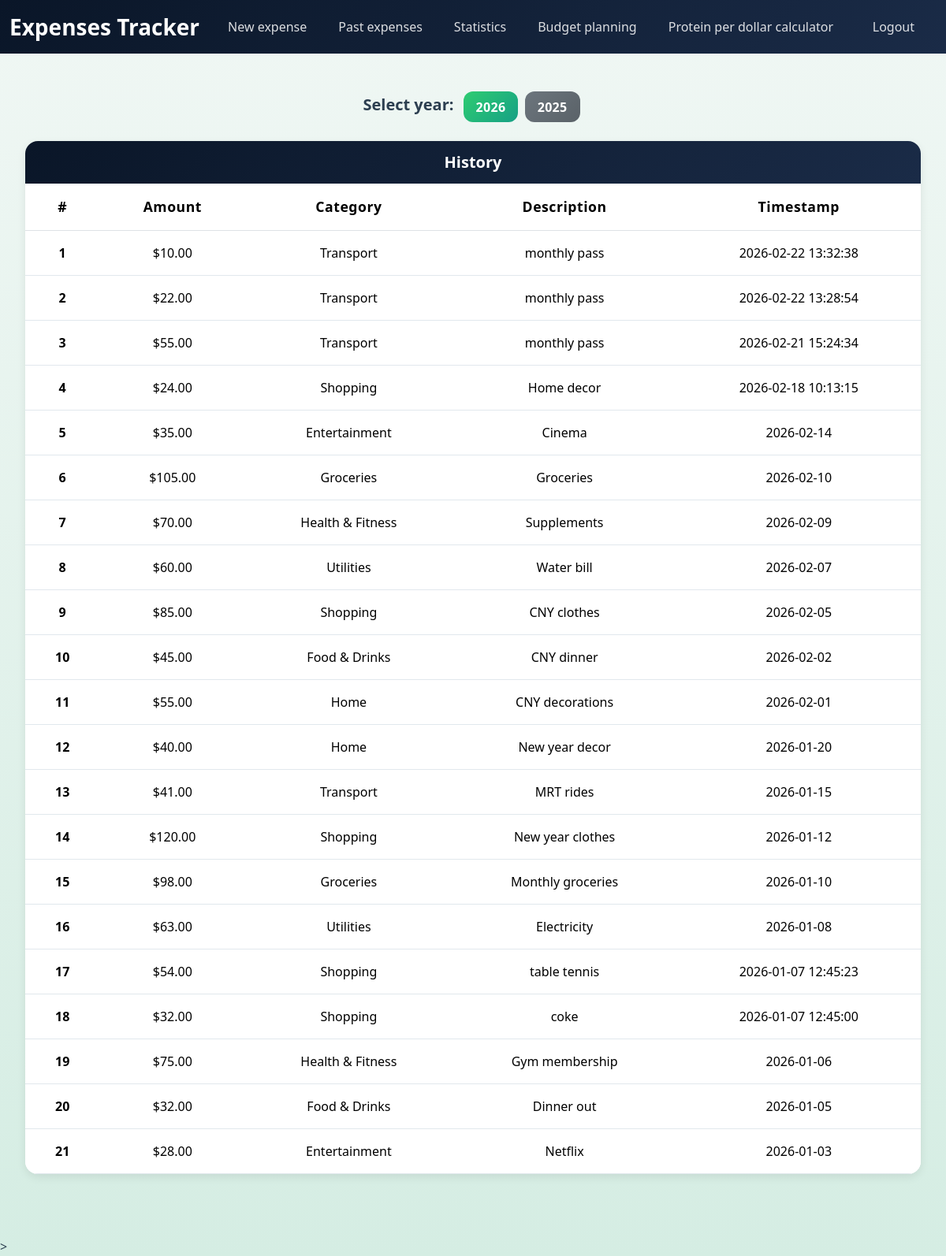
Screenshot of /history (signed in) with the database file from the repository.
### tables this page shows
CREATE TABLE 'expenses' (id INTEGER PRIMARY KEY AUTOINCREMENT NOT NULL, user_id INTEGER NOT NULL, category TEXT NOT NULL, amount REAL NOT NULL, description TEXT, date TIMESTAMP DEFAULT CURRENT_TIMESTAMP, FOREIGN KEY(user_id) REFERENCES users(id));

### app.py (the view)
@app.route("/history")
@login_required
def history():
    now = datetime.datetime.now()
    current_year = int(now.year)
    year = int(request.args.get("year", str(current_year)))
    all_years = db.execute(
        "SELECT DISTINCT strftime('%Y', date) AS year FROM expenses WHERE user_id = ? AND date IS NOT NULL ORDER BY year DESC", session["user_id"])
    years = []
    for row in all_years:
        if row["year"] is not None:
            years.append(int(row["year"]))
    if year not in years:
        years.insert(0, current_year)
    history = db.execute(
        "SELECT * FROM expenses WHERE user_id = ? AND strftime('%Y', date) = ? ORDER BY date DESC", session["user_id"], str(year))
    if not history:
        return render_template("history.html", history=None, years=None, selected_year=year, no_data=True)
    return render_template("history.html", history=history, years=years, selected_year=year)

### app.py (called while the page is built)
@app.after_request
def after_request(response):
    response.headers["Cache-Control"] = "no-cache, no-store, must-revalidate"
    response.headers["Expires"] = 0
    response.headers["Pragma"] = "no-cache"
    return response

### helpers.py (called while the page is built)
def login_required(f):
    @wraps(f)
    def decorated_function(*args, **kwargs):
        if session.get("user_id") is None:
            return redirect ("/login")
        return f(*args, **kwargs)
    return decorated_function

### templates/history.html (shortened to what this page needs)
{% extends "layout.html" %}
{% block main %}
    {% if no_data%}
    <div class = "card text-center mt-4 py-4">
            <p class = "fw-bold fs-5 mb-1">Nothing here yet!</p>
            <p class="form-label text-center">Start tracking your spending by adding your first <a class="card-link" href = "/add">Expense.</a></p>
    </div>
    {%else%}
    <div>
        <div class="text-center mb-4">
            <span class="fw-bold me-2 fs-5">Select year:</span>
            {% for year in years %}
                <a href="?year={{ year }}" class="btn btn-sm {% if year == selected_year %}btn-primary{% else %}btn-secondary{% endif %} me-1">
                    {{ year }}
                </a>
            {% endfor %}
        </div>
        <table class="table custom-table">
            <thead>
                <tr>
                    <th colspan="5" scope="row">History</th>
                </tr>
                <tr>
                    <th scope="col">#</th>
                    <th scope="col">Amount</th>
                    <th scope="col">Category</th>
                    <th scope="col">Description</th>
                    <th scope="col">Timestamp</th>
                </tr>
            </thead>
            <tbody>
                {% for entry in history %}
                    <tr>
                        <th scope="row">{{loop.index}}</th>
                        <td>${{"%.2f" | format(entry.amount)}}</td>
                        <td>{{entry.category}}</td>
                        <td>{{entry.description}}</td>
                        <td>{{entry.date}}</td>
                    </tr>
                {% endfor %}
            </tbody>
        </table>
    </div>
{%endif%}
{% endblock %}

### static/styles.css (style rules this page uses)
:root { --primary-dark: #0a1628; --primary-navy: #1a2b47; --accent-emerald: #2ecc71; --accent-teal: #16a085; --warning: #f39c12; --danger: #e74c3c; --white: #ffffff; --medium-gray: #e1e8ed; --dark-gray: #6c757d; --text-dark: #2c3e50; }
body { background: linear-gradient(180deg, #f0f7f4 0%, #d5ede3 100%); color: #2c3e50; min-height: 100vh; }
.custom-table { background: var(--white) !important; overflow: hidden !important; border-radius: 16px !important; box-shadow: 0 4px 12px rgba(0, 0, 0, 0.08) !important; margin-bottom: 2rem !important; border-collapse: separate !important; border-spacing: 0; text-align: center; }
.custom-table thead tr:first-child th { background: linear-gradient(135deg, var(--primary-dark), var(--primary-navy)) !important; color: var(--white) !important; font-size: 1.25rem; font-weight: 700; padding: 0.75rem; border: none; text-align: center; }
.custom-table thead tr:nth-child(2) th { color: black; !important; font-weight: 700 !important; font-size: 1.1rem !important; letter-spacing: 0.03em !important; padding: 1rem 1.25rem !important; }
.custom-table tbody tr { border-bottom: 1px solid var(--medium-gray) !important; }
.custom-table tbody td, .custom-table tbody th { padding: 1rem 1.25rem !important; vertical-align: middle !important; color: black; !important; text-align: center; }
.btn { padding: 0.475rem 1rem !important; font-size: 1rem !important; font-weight: 600 !important; border: none !important; border-radius: 12px; cursor: pointer; position: relative; overflow: hidden; text-transform: none; letter-spacing: 0.02em; }
.btn-primary { background: linear-gradient(135deg, var(--accent-emerald), var(--accent-teal)) !important; color: var(--white) !important; }
.btn-secondary { background: linear-gradient(135deg, var(--dark-gray), #5a6268) !important; color: var(--white) !important; }

### rows the page displays
expenses: amount "10.00", category "Transport", description "monthly pass", date "2026-02-22 13:32:38"
expenses: amount "22.00", category "Transport", description "monthly pass", date "2026-02-22 13:28:54"
expenses: amount "55.00", category "Transport", description "monthly pass", date "2026-02-21 15:24:34"
expenses: amount "24.00", category "Shopping", description "Home decor", date "2026-02-18 10:13:15"
expenses: amount "35.00", category "Entertainment", description "Cinema", date "2026-02-14"
expenses: amount "105.00", category "Groceries", description "Groceries", date "2026-02-10"
expenses: amount "70.00", category "Health & Fitness", description "Supplements", date "2026-02-09"
expenses: amount "60.00", category "Utilities", description "Water bill", date "2026-02-07"
expenses: amount "85.00", category "Shopping", description "CNY clothes", date "2026-02-05"
expenses: amount "45.00", category "Food & Drinks", description "CNY dinner", date "2026-02-02"
expenses: amount "55.00", category "Home", description "CNY decorations", date "2026-02-01"
expenses: amount "40.00", category "Home", description "New year decor", date "2026-01-20"
expenses: amount "41.00", category "Transport", description "MRT rides", date "2026-01-15"
expenses: amount "120.00", category "Shopping", description "New year clothes", date "2026-01-12"
expenses: amount "98.00", category "Groceries", description "Monthly groceries", date "2026-01-10"
expenses: amount "63.00", category "Utilities", description "Electricity", date "2026-01-08"
expenses: amount "54.00", category "Shopping", description "table tennis", date "2026-01-07 12:45:23"
expenses: amount "32.00", category "Shopping", description "coke", date "2026-01-07 12:45:00"
expenses: amount "75.00", category "Health & Fitness", description "Gym membership", date "2026-01-06"
expenses: amount "32.00", category "Food & Drinks", description "Dinner out", date "2026-01-05"
expenses: amount "28.00", category "Entertainment", description "Netflix", date "2026-01-03"

### other values shown
{{ year }} "2026" "2025"
